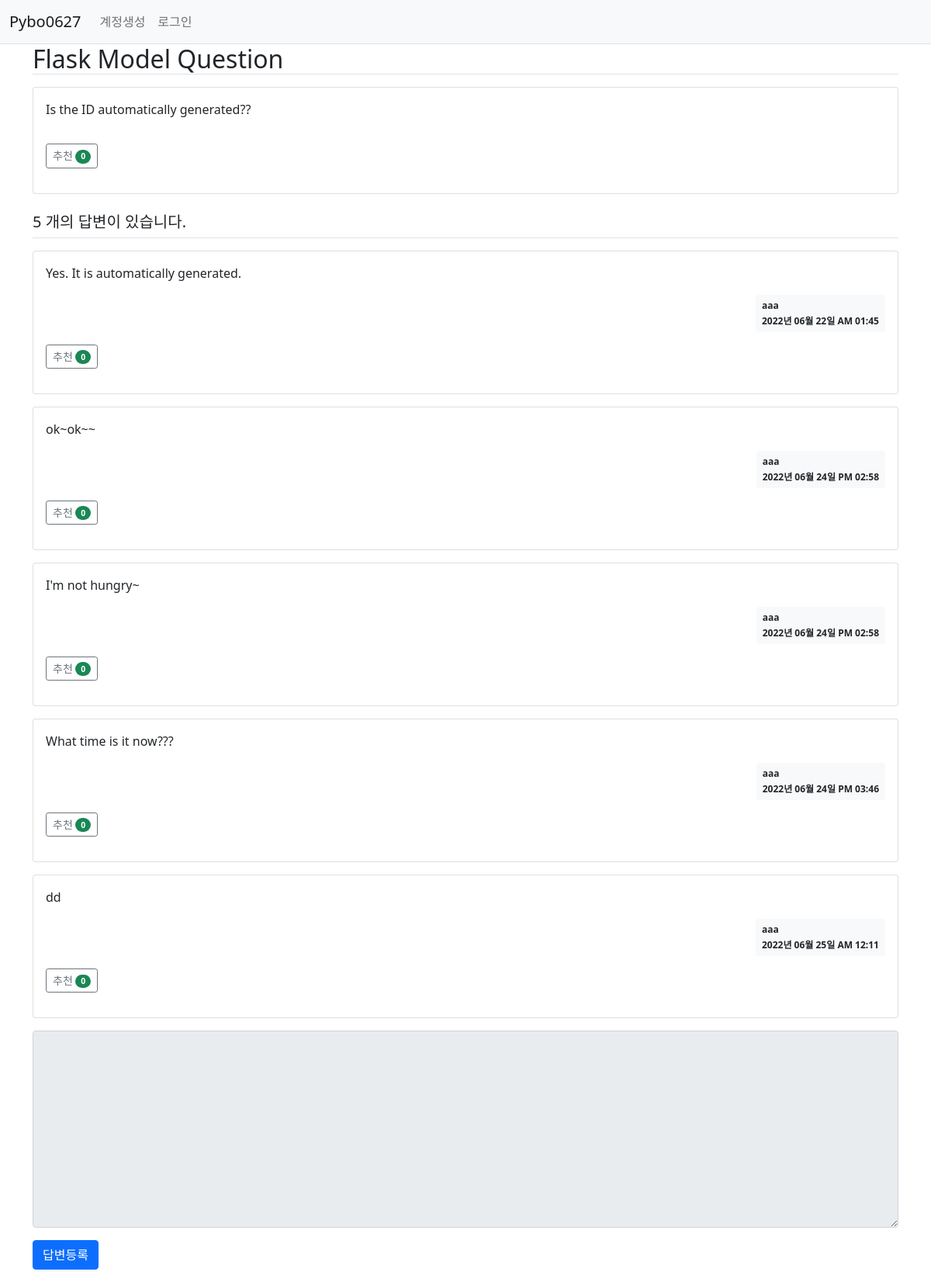
Screenshot of /question/detail/2/ with the database file from the repository.
### pybo/models.py (models this page shows)
class Question(db.Model):
    id = db.Column(db.Integer, primary_key=True)
    subject = db.Column(db.String(200), nullable=False)
    content = db.Column(db.Text(), nullable=False)
    create_date = db.Column(db.DateTime(), nullable=False)
    user_id = db.Column(db.Integer, db.ForeignKey('user.id', ondelete='CASCADE'), nullable=False)
    user = db.relationship('User', backref=db.backref('question_set'))
    modify_date = db.Column(db.DateTime(), nullable=True)
    voter = db.relationship('User', secondary=question_voter, backref=db.backref('question_voter_set'))

class Answer(db.Model):
    id = db.Column(db.Integer, primary_key=True)
    question_id = db.Column(db.Integer, db.ForeignKey('question.id', ondelete='CASCADE'))
    question = db.relationship('Question', backref=db.backref('answer_set'))
    content = db.Column(db.Text(), nullable=False)
    create_date = db.Column(db.DateTime(), nullable=False)
    user_id = db.Column(db.Integer, db.ForeignKey('user.id', ondelete='CASCADE'), nullable=False)
    user = db.relationship('User', backref=db.backref('answer_set'))
    modify_date = db.Column(db.DateTime(), nullable=True)
    voter = db.relationship('User', secondary=answer_voter, backref=db.backref('answer_voter_set'))

class User(db.Model):
    id = db.Column(db.Integer, primary_key=True)
    username = db.Column(db.String(150), unique=True, nullable=False)
    password = db.Column(db.String(200), nullable=False)
    email = db.Column(db.String(120), unique=True, nullable=False)

### pybo/views/question_views.py (the view)
@bp.route('/detail/<int:question_id>/')
def detail(question_id):
    form = AnswerForm()
    question = Question.query.get_or_404(question_id)
    return render_template('question/question_detail.html', question=question, form=form)

### pybo/forms.py
class AnswerForm(FlaskForm):
    content = TextAreaField('답변내용', validators=[DataRequired('내용은 필수 입력 항목입니다. ')])

### pybo/filter.py (called while the page is built)
def format_datetime(value, fmt='%Y년 %m월 %d일 %p %I:%M'):
    return value.strftime(fmt)

### pybo/views/auth_views.py (called while the page is built)
@bp.before_app_request
def load_logged_in_user():
    user_id = session.get('user_id')
    if user_id is None:
        g.user = None
    else:
        g.user = User.query.get(user_id)

### pybo/templates/question/question_detail.html (shortened to what this page needs)
<!DOCTYPE html>
<html lang="en">
<head>
</head>
<body>
    {% extends 'base.html' %}
    {% block content %}
    <div class = "container my -3">
        <h2 class = "border-bottom py 2">{{ question.subject }} </h2>
        <div class = "card my-3">
            <div class = "card-body">
                <div class = "card-text">{{ question.content|markdown  }}</div>
                <div class = "my-3">
                    <a href="javascript:void(0)" data-uri="{{ url_for('question.vote', question_id=question.id) }}"
                       class = "recommend btn btn-sm btn-outline-secondary">추천
                        <span class = "badge rounded-pill bg-success">{{ question.voter|length }}</span>
                    </a>
                </div>
            </div>
        </div>
        <h5 class = "border-bottom my-3 py-2">{{ question.answer_set|length }} 개의 답변이 있습니다.</h5>
        {% for answer in question.answer_set %}
        <div class = "card my-3">
            <div class="card-body">
                <div class = "card-text"> {{ answer.content|markdown }}</div>
                <div class = "d-flex justify-content-end">
                    <div class = "badge bg-light text-dark p-2 text-start">
                        <div class = "mb-2">{{ answer.user.username }} </div>
                        <div>{{ answer.create_date|datetime }}</div>
                    </div>
                </div>
                <div class = "my-3">
                    <a href="javascript:void(0)" data-uri="{{ url_for('answer.vote', answer_id=answer.id) }}"
                       class="recommend btn btn-sm btn-outline-secondary"> 추천
                        <span class = "badge rounded-pill bg-success">{{ answer.voter|length }}</span>
                    </a>
                </div>
            </div>
        </div>
        {% endfor %}
        <form action = "{{ url_for('answer.create', question_id=question.id) }}" method="post" class = "my-3">
            <div class = "mb-3">
                <textarea {% if not g.user%}disabled{% endif %}
                        name = "content" id="content" class = "form-control" rows = "10"></textarea>
            </div>
            <input type = "submit" value = "답변등록" class = "btn btn-primary">
            </form>
        </div>
{% endblock %}

### rows the page displays
Question: subject "Flask Model Question", content "Is the ID automatically generated??"
Answer: content "Yes. It is automatically generated.", user.username "aaa", create_date "2022년 06월 22일 AM 01:45", voter|length "0"
Answer: content "ok~ok~~", user.username "aaa", create_date "2022년 06월 24일 PM 02:58", voter|length "0"
Answer: content "I'm not hungry~", user.username "aaa", create_date "2022년 06월 24일 PM 02:58", voter|length "0"
Answer: content "What time is it now???", user.username "aaa", create_date "2022년 06월 24일 PM 03:46", voter|length "0"
Answer: content "dd", user.username "aaa", create_date "2022년 06월 25일 AM 12:11", voter|length "0"

### other values shown
{{ question.voter|length }} "0"
{{ question.answer_set|length }} "5"
